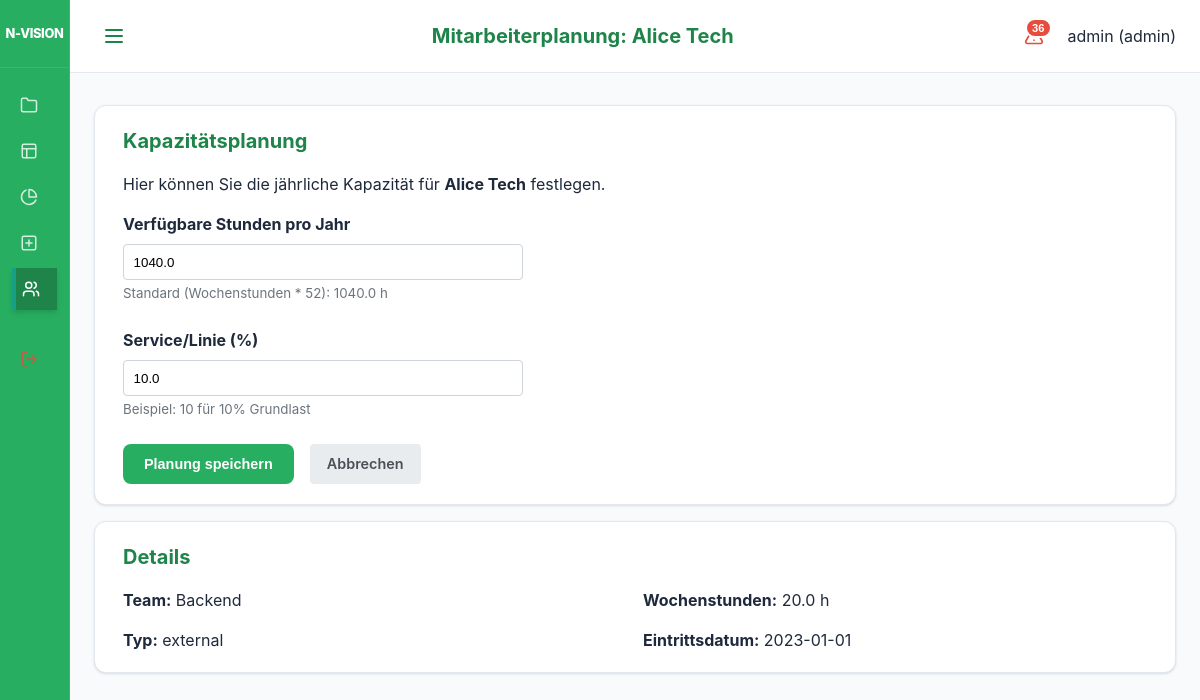
Before: /ui/employees/1/plan (signed in) with the older database file.
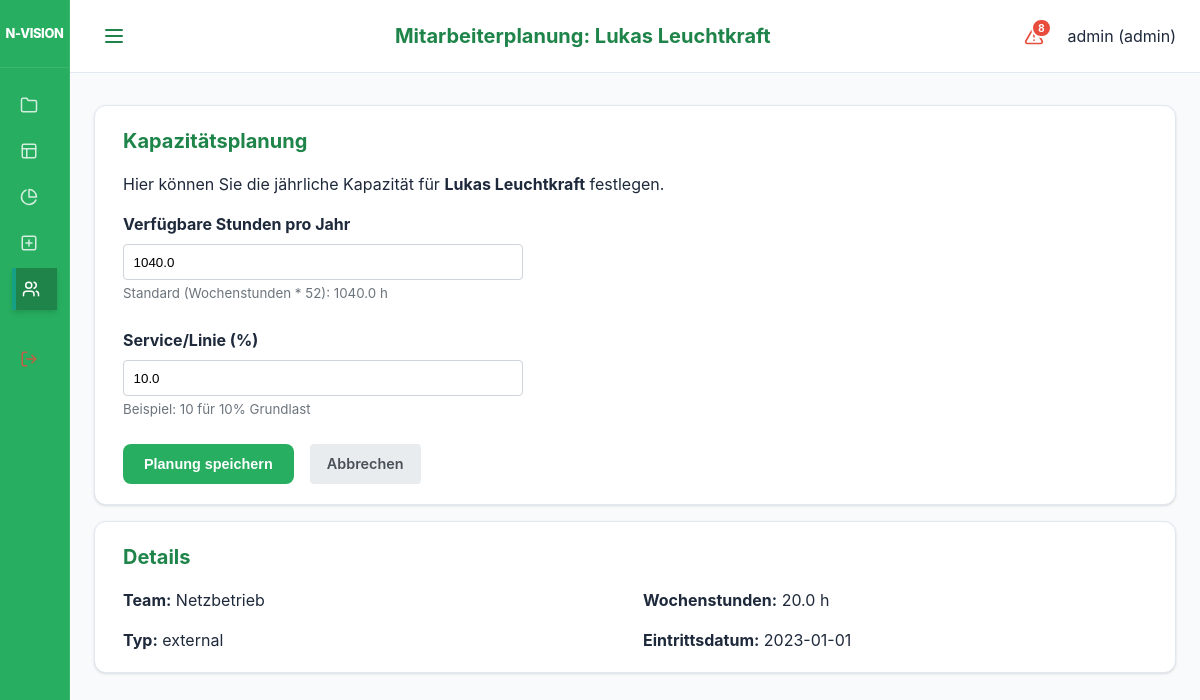
After: the same page with the newer database file.
### models.py (models this page shows)
class User(Base):
    __tablename__ = "users"
    id = Column(Integer, primary_key=True, index=True)
    username = Column(String, unique=True, index=True)
    hashed_password = Column(String)
    role = Column(Enum(UserRole), default=UserRole.EMPLOYEE)
    employee_id = Column(Integer, ForeignKey("employees.id"), nullable=True)
    is_active = Column(Boolean, default=True)
    employee = relationship("Employee", back_populates="user")

class Employee(Base):
    __tablename__ = "employees"
    id = Column(Integer, primary_key=True, index=True)
    name = Column(String, index=True)
    type = Column(Enum(ResourceType), default=ResourceType.INTERNAL)
    role_id = Column(Integer, ForeignKey("roles.id"))
    team_id = Column(Integer, ForeignKey("teams.id"))
    weekly_hours = Column(Float, default=40.0)
    annual_hours_target = Column(Float, nullable=True) # Neuer Wert für Jahresplanung
    employment_start = Column(Date)
    employment_end = Column(Date, nullable=True)
    role = relationship("Role", back_populates="employees")
    team = relationship("Team", back_populates="employees")
    staffings = relationship("Staffing", back_populates="employee")
    service_allocations = relationship("ServiceAllocation", back_populates="employee")
    absences = relationship("Absence", back_populates="employee")
    user = relationship("User", back_populates="employee", uselist=False)
    bookings = relationship("Booking", back_populates="employee")

class ServiceAllocation(Base):
    __tablename__ = "service_allocations"
    id = Column(Integer, primary_key=True, index=True)
    employee_id = Column(Integer, ForeignKey("employees.id"))
    capacity_percent = Column(Float) # e.g. 20.0 for 20%
    description = Column(String, nullable=True)
    employee = relationship("Employee", back_populates="service_allocations")

class Team(Base):
    __tablename__ = "teams"
    id = Column(Integer, primary_key=True, index=True)
    name = Column(String, unique=True, index=True)
    employees = relationship("Employee", back_populates="team")

### main.py (the view)
@app.get("/ui/employees/{employee_id}/plan", response_class=HTMLResponse)
def ui_employee_plan(request: Request, employee_id: int, db: Session = Depends(get_db), user: models.User = Depends(admin_required)):
    employee = db.query(models.Employee).filter(models.Employee.id == employee_id).first()
    if not employee:
        raise HTTPException(status_code=404, detail="Employee not found")
    return templates.TemplateResponse(
        request=request, name="employee_plan.html", context={
            "employee": employee,
            "active_page": "employees"
        }
    )

### templates/employee_plan.html
{% extends "base.html" %}
{% set title = "Mitarbeiterplanung: " ~ employee.name %}
{% block content %}
<div class="card">
    <h2>Kapazitätsplanung</h2>
    <p>Hier können Sie die jährliche Kapazität für <strong>{{ employee.name }}</strong> festlegen.</p>
    <form action="/ui/employees/{{ employee.id }}/plan" method="post" style="max-width: 400px;">
        <div style="margin-bottom: 1.5rem;">
            <label for="annual_hours_target" style="display: block; margin-bottom: 0.5rem; font-weight: bold;">Verfügbare Stunden pro Jahr</label>
            <input type="number"
                   id="annual_hours_target"
                   name="annual_hours_target"
                   value="{{ employee.annual_hours_target if employee.annual_hours_target else (employee.weekly_hours * 52) }}"
                   step="1"
                   required
                   style="width: 100%; padding: 0.6rem; border: 1px solid #ced4da; border-radius: 4px;">
            <small style="color: #6c757d;">Standard (Wochenstunden * 52): {{ employee.weekly_hours * 52 }} h</small>
        </div>
        <div style="margin-bottom: 1.5rem;">
            <label for="service_capacity_percent" style="display: block; margin-bottom: 0.5rem; font-weight: bold;">Service/Linie (%)</label>
            <input type="number"
                   id="service_capacity_percent"
                   name="service_capacity_percent"
                   value="{{ employee.service_allocations[0].capacity_percent if employee.service_allocations else 0.0 }}"
                   step="1"
                   min="0"
                   max="100"
                   required
                   style="width: 100%; padding: 0.6rem; border: 1px solid #ced4da; border-radius: 4px;">
            <small style="color: #6c757d;">Beispiel: 10 für 10% Grundlast</small>
        </div>
        <div style="display: flex; gap: 1rem;">
            <button type="submit" class="btn btn-primary">Planung speichern</button>
            <a href="/ui/employees" class="btn" style="background: #e9ecef; color: #495057; text-decoration: none; padding: 0.5rem 1rem; border-radius: 4px; display: inline-block;">Abbrechen</a>
        </div>
    </form>
</div>
<div class="card">
    <h2>Details</h2>
    <div style="display: grid; grid-template-columns: 1fr 1fr; gap: 1rem;">
        <div>
            <strong>Team:</strong> {{ employee.team.name if employee.team else "Kein Team" }}
        </div>
        <div>
            <strong>Wochenstunden:</strong> {{ employee.weekly_hours }} h
        </div>
        <div>
            <strong>Typ:</strong> {{ employee.type.value }}
        </div>
        <div>
            <strong>Eintrittsdatum:</strong> {{ employee.employment_start }}
        </div>
    </div>
</div>
{% endblock %}

### templates/base.html (shortened to what this page needs)
<!DOCTYPE html>
<html lang="de">
<head>
    <link rel="stylesheet" href="{{ static_url('/static/styles.css') }}">
</head>
<body>
<div class="app-layout">
    <aside class="sidebar">
        <div class="sidebar-header">
            <div class="brand-title">N-VISION</div>
        </div>
        <nav class="sidebar-nav">
            <div class="nav-group">
                <a href="/ui/projects" class="{% if active_page == 'projects' %}active{% endif %}" title="Projekte">
                    <svg xmlns="http://www.w3.org/2000/svg" width="18" height="18" viewBox="0 0 24 24" fill="none" stroke="currentColor" stroke-width="2" stroke-linecap="round" stroke-linejoin="round" class="nav-icon"><path d="M22 19a2 2 0 0 1-2 2H4a2 2 0 0 1-2-2V5a2 2 0 0 1 2-2h5l2 3h9a2 2 0 0 1 2 2z"/></svg>
                </a>
                <a href="/" class="{% if active_page == 'heatmap' %}active{% endif %}" title="Heatmap">
                    <svg xmlns="http://www.w3.org/2000/svg" width="18" height="18" viewBox="0 0 24 24" fill="none" stroke="currentColor" stroke-width="2" stroke-linecap="round" stroke-linejoin="round" class="nav-icon"><rect width="18" height="18" x="3" y="3" rx="2"/><path d="M3 9h18"/><path d="M9 21V9"/></svg>
                </a>
                <a href="/ui/reports" class="{% if active_page == 'reports' %}active{% endif %}" title="Reports">
                    <svg xmlns="http://www.w3.org/2000/svg" width="18" height="18" viewBox="0 0 24 24" fill="none" stroke="currentColor" stroke-width="2" stroke-linecap="round" stroke-linejoin="round" class="nav-icon"><path d="M21.21 15.89A10 10 0 1 1 8 2.83"></path><path d="M22 12A10 10 0 0 0 12 2v10z"></path></svg>
                </a>
                {% if request.state.user and request.state.user.role.value == 'admin' %}
                <a href="/ui/projects/add" class="{% if active_page == 'project_add' %}active{% endif %}" title="Projekt anlegen">
                    <svg xmlns="http://www.w3.org/2000/svg" width="18" height="18" viewBox="0 0 24 24" fill="none" stroke="currentColor" stroke-width="2" stroke-linecap="round" stroke-linejoin="round" class="nav-icon"><rect width="18" height="18" x="3" y="3" rx="2"/><path d="M12 8v8"/><path d="M8 12h8"/></svg>
                </a>
                <a href="/ui/employees" class="{% if active_page == 'employees' %}active{% endif %}" title="Mitarbeiter">
                </a>
                {% endif %}
            </div>
            <div class="nav-group" style="margin-top: auto;">
                <a href="/logout" style="color: var(--danger);" title="Abmelden">
                </a>
            </div>
        </nav>
    </aside>
    <div class="main-wrapper">
        <header class="top-bar">
            <button class="menu-toggle" id="menuToggle" aria-label="Menü öffnen">
                <svg xmlns="http://www.w3.org/2000/svg" width="24" height="24" viewBox="0 0 24 24" fill="none" stroke="currentColor" stroke-width="2" stroke-linecap="round" stroke-linejoin="round"><line x1="4" x2="20" y1="12" y2="12"/><line x1="4" x2="20" y1="6" y2="6"/><line x1="4" x2="20" y1="18" y2="18"/></svg>
            </button>
            <h1 class="page-title">{{ title if title else "N-VISION" }}</h1>
            <div class="user-info" style="display: flex; align-items: center; gap: 1rem;">
                {% if request.state.user %}
                {% set criticals = get_critical_projects(request) %}
                <button class="critical-trigger" id="criticalTrigger" title="Kritische Projekte">
                    {% if criticals|length > 0 %}
                    <span class="critical-badge">{{ criticals|length }}</span>
                    {% endif %}
                </button>
                {% endif %}
                <span>{{ request.state.user.username if request.state.user else "Gast" }} ({{ request.state.user.role.value if request.state.user else "" }})</span>
            </div>
        </header>
        <main class="content-area">
            {% block content %}{% endblock %}
        </main>
    </div>
</div>
</body>
</html>

Changed rows visible on the page:
changed Employee "external": name "Alice Tech" → "Lukas Leuchtkraft"
changed Team: team "Backend" → "Netzbetrieb"
Other visible differences:
{{ title if title else "N-VISION" }}: "Mitarbeiterplanung: Alice Tech" → "Mitarbeiterplanung: Lukas Leuchtkraft"
{{ criticals|length }}: "36" → "8"
